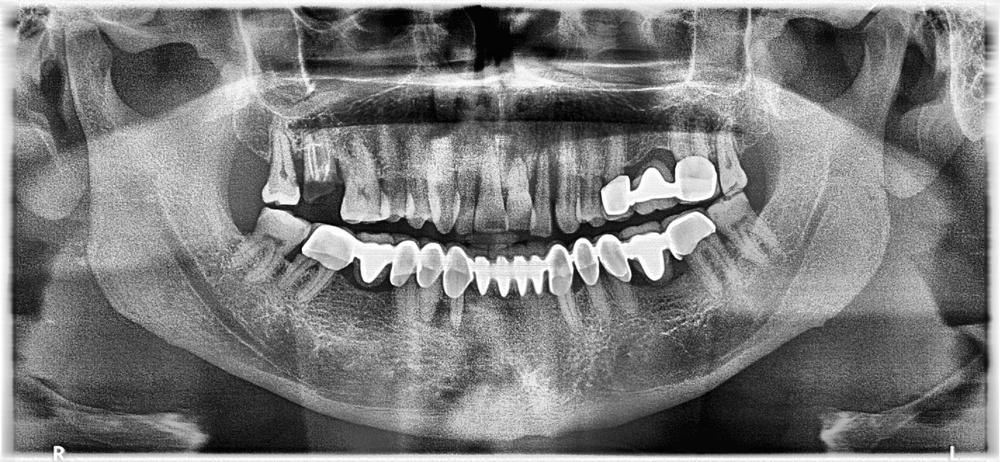
#> input picture backend/uploads/1010c1af_dentex_00135.jpg, 1000 x 462 px, shrunk from 2846 x 1316 before the run
$ python -i med_preprocess.py   (imports and definitions only)
#> lines starting #> are read from the running program, lines starting #| are printed output that depends on the picture
#> further down, picture is the input picture: shape (462, 1000, 3); min 0, max 255, mean 122.9
import cv2
import numpy as np

def enhance_dental_image(image):
    """
    Applies medical-grade enhancements to dental X-ray images.
    1. CLAHE (Contrast Limited Adaptive Histogram Equalization)
    2. Unsharp Masking for detail enhancement
    """
    # Convert to grayscale if it's BGR
    if len(image.shape) == 3:
        gray = cv2.cvtColor(image, cv2.COLOR_BGR2GRAY)
    else:
        gray = image

    # 1. CLAHE
    # clipLimit=3.0 is aggressive enough to show lesions but 2.0 is safer
    clahe = cv2.createCLAHE(clipLimit=2.0, tileGridSize=(8, 8))
    enhanced_gray = clahe.apply(gray)
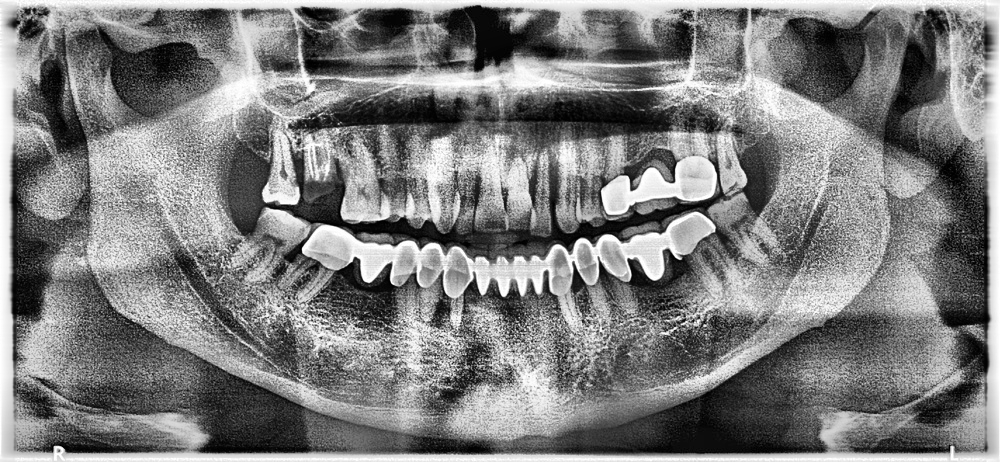
#> enhanced_gray: shape (462, 1000); min 0, max 255, mean 125.7

    # 2. Sharpening (Unsharp Masking)
    # blurred = cv2.GaussianBlur(enhanced_gray, (0, 0), 3)
    # sharpened = cv2.addWeighted(enhanced_gray, 1.5, blurred, -0.5, 0)

    # Simple sharpening kernel
    kernel = np.array([[-1, -1, -1], [-1, 9, -1], [-1, -1, -1]])
    sharpened = cv2.filter2D(enhanced_gray, -1, kernel)
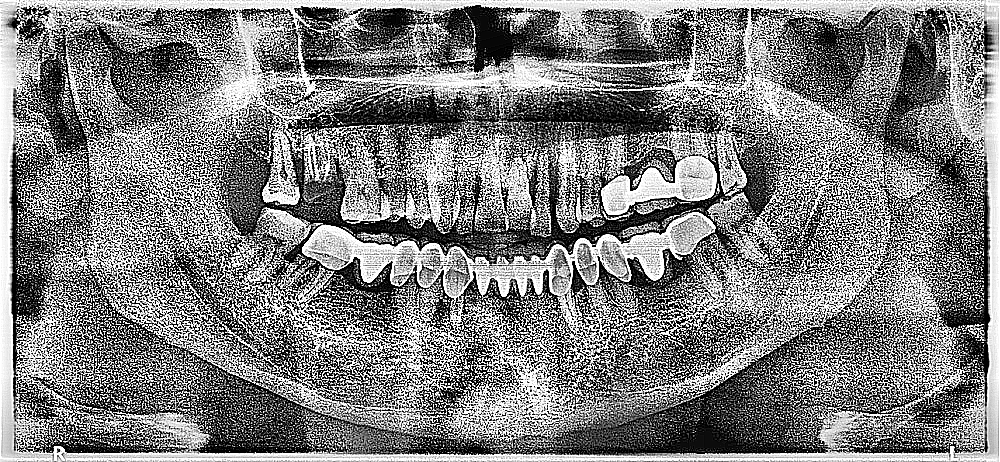
#> sharpened: shape (462, 1000); min 0, max 255, mean 125.9

    # Convert back to BGR for YOLO (which usually expects 3 channels)
    result = cv2.cvtColor(sharpened, cv2.COLOR_GRAY2BGR)
    return result

>>> import cv2
>>> picture = cv2.imread('uploads/1010c1af_dentex_00135.jpg')
>>> result = enhance_dental_image(picture)

$ run again, on backend/uploads/1f8a11ff_dentex_00289.jpg
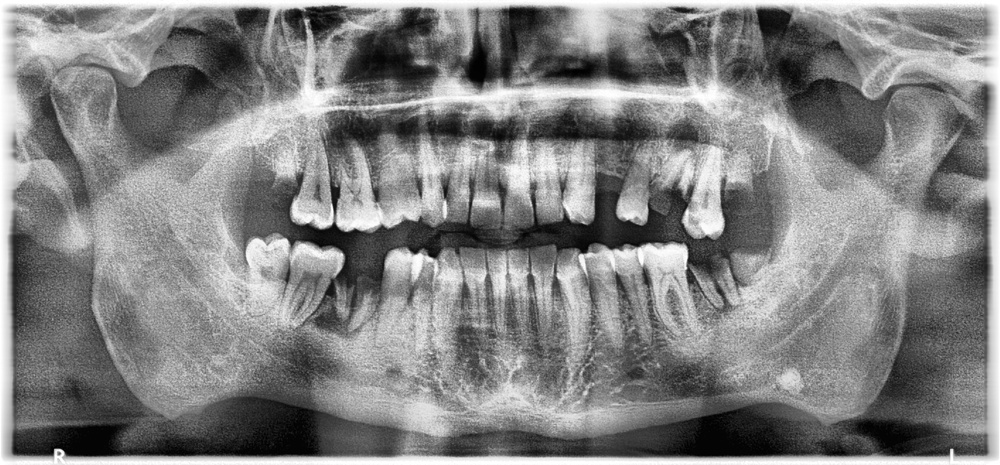
#> input picture backend/uploads/1f8a11ff_dentex_00289.jpg, 1000 x 465 px, shrunk from 2828 x 1316 before the run
#> picture is the input picture: shape (465, 1000, 3); min 0, max 255, mean 129.7
#> in enhance_dental_image, `enhanced_gray = clahe.apply(gray)`:
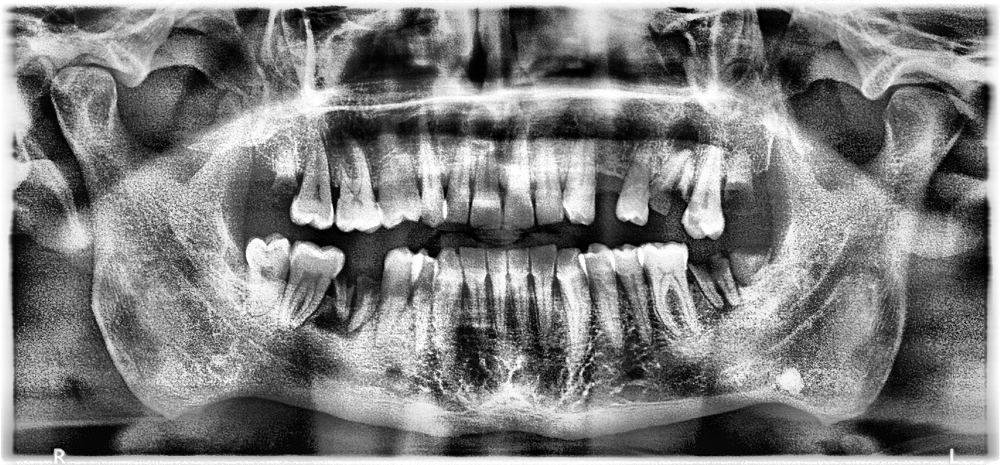
#> enhanced_gray: shape (465, 1000); min 0, max 255, mean 126.3
#> in enhance_dental_image, `sharpened = cv2.filter2D(enhanced_gray, -1, kernel)`:
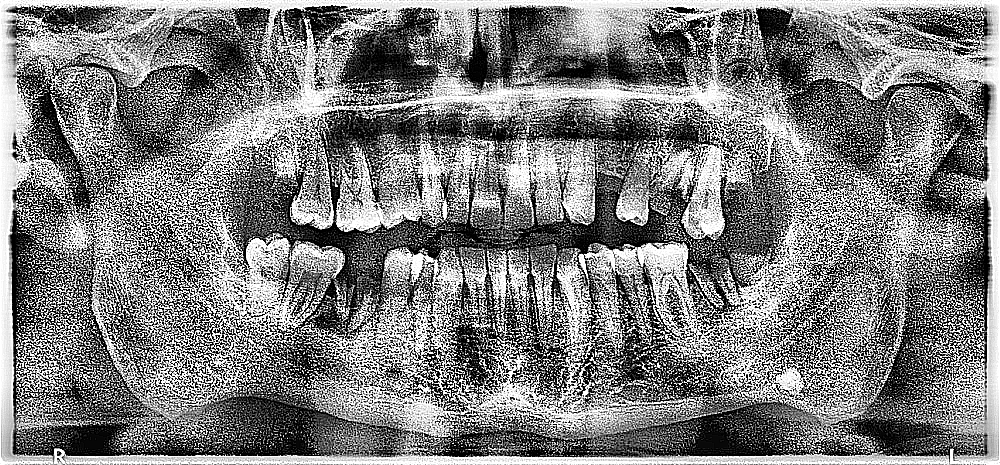
#> sharpened: shape (465, 1000); min 0, max 255, mean 125.9

$ run again, on backend/uploads/31628ae1_dentex_00244.jpg
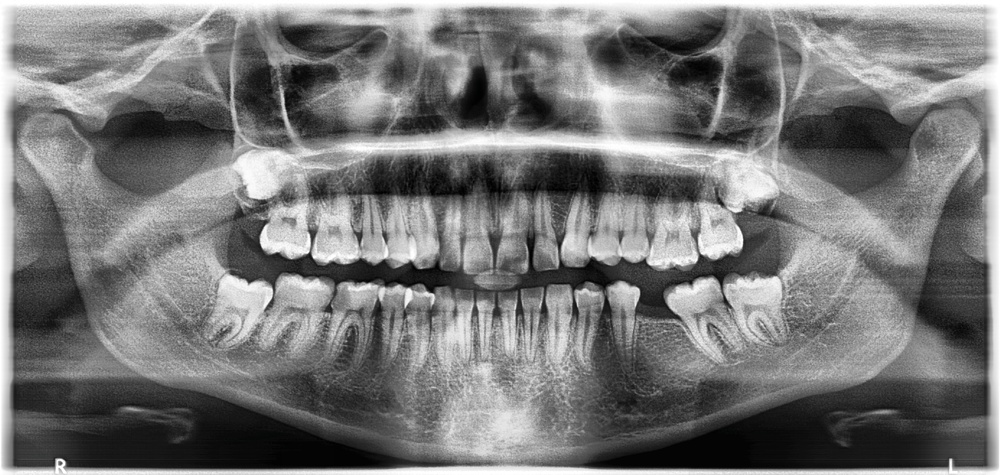
#> input picture backend/uploads/31628ae1_dentex_00244.jpg, 1000 x 475 px, shrunk from 2772 x 1316 before the run
#> picture is the input picture: shape (475, 1000, 3); mean B, G, R 119.5, 119.5, 119.5
#> in enhance_dental_image, `enhanced_gray = clahe.apply(gray)`:
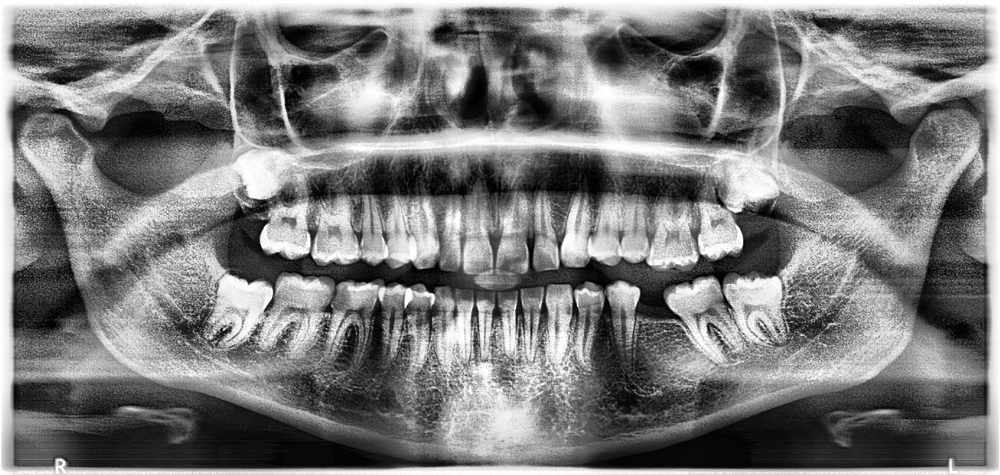
#> enhanced_gray: shape (475, 1000); min 0, max 255, mean 121.8
#> in enhance_dental_image, `sharpened = cv2.filter2D(enhanced_gray, -1, kernel)`:
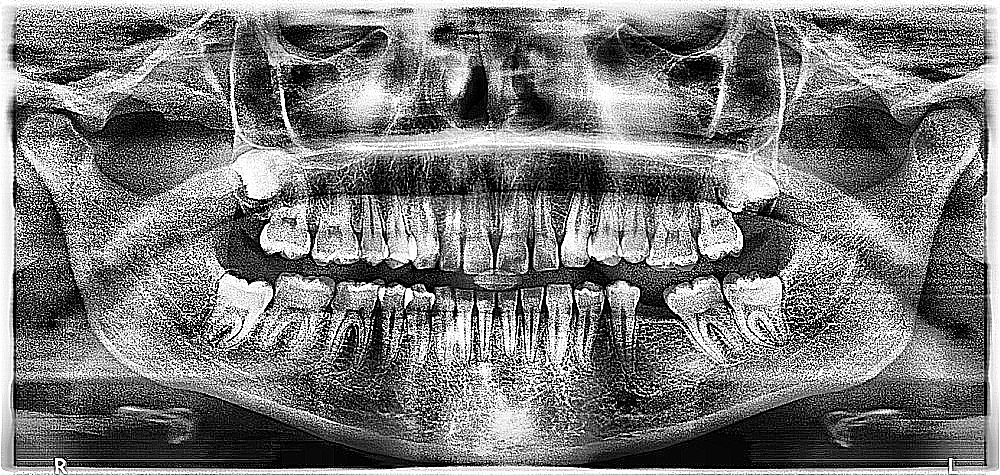
#> sharpened: shape (475, 1000); min 0, max 255, mean 121.5
